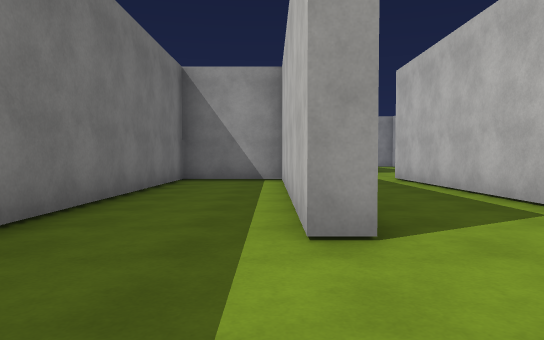
View 1 (above)

21 first-person views from a walk through a Unity game level. The camera is 1.2 m above the floor, tilts 2° down and sees 70° across. Doors are open. The floor is counted in squares, 2 m on a side. Each view is taken from the middle of a square. On the plan, view 1 faces up. The plan holds only what a view shows up to about 11 squares ahead; the rest is blank. The place goes on beyond the plan. The player character is not drawn. Surface patterns are stand-ins for the level's own textures.

View 2
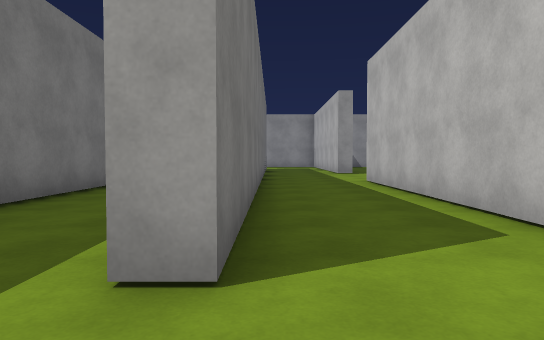

View 3
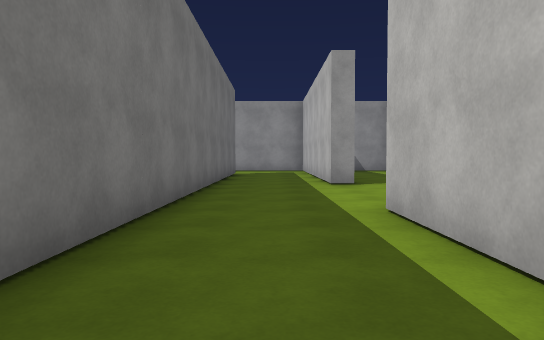

View 4
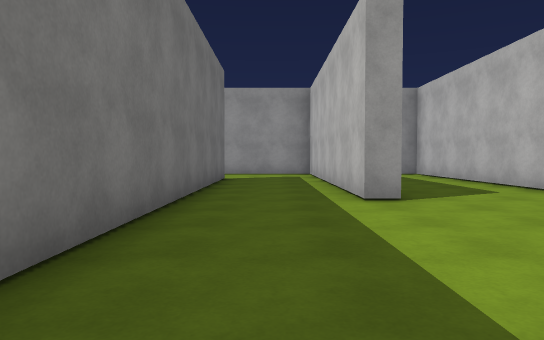

View 5
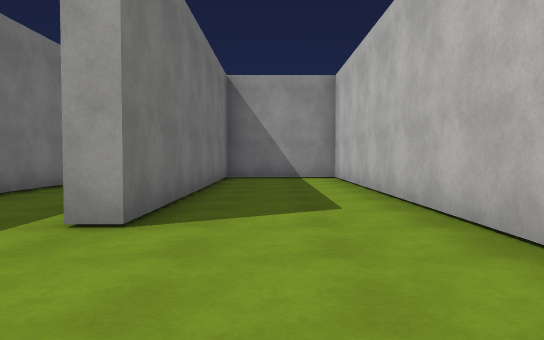

View 6
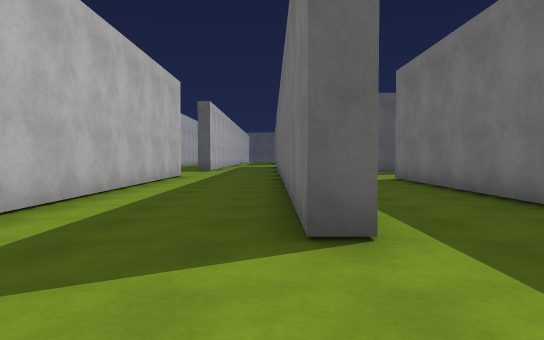

View 7
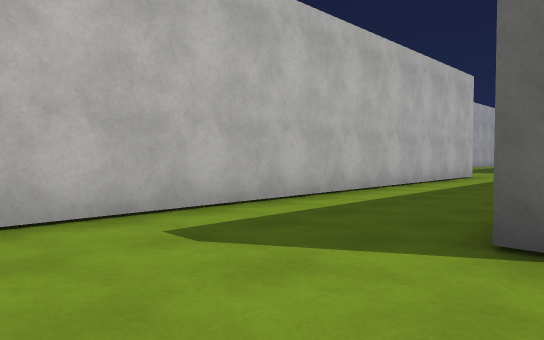

View 8
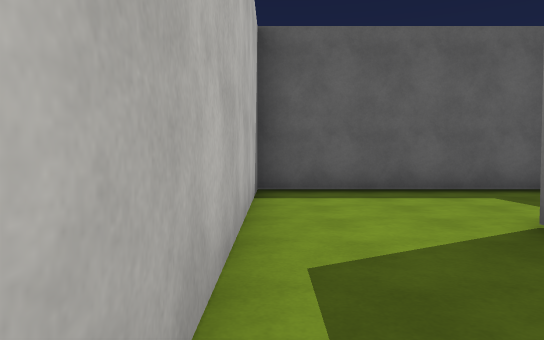

View 9
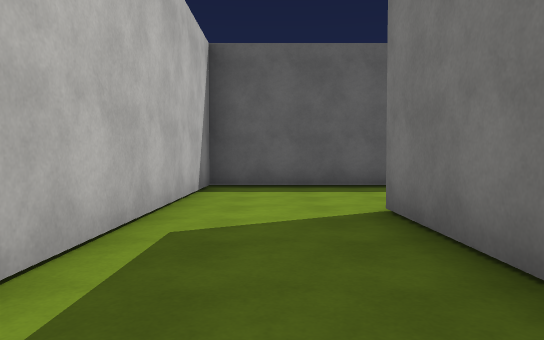

View 10
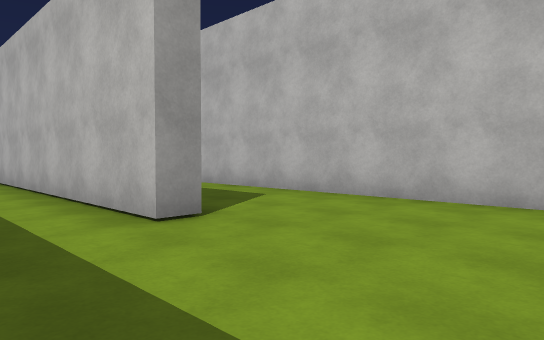

View 11
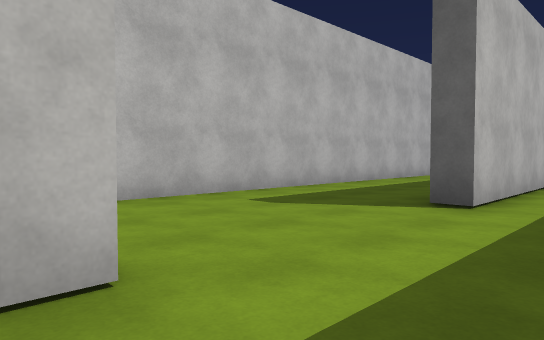

View 12
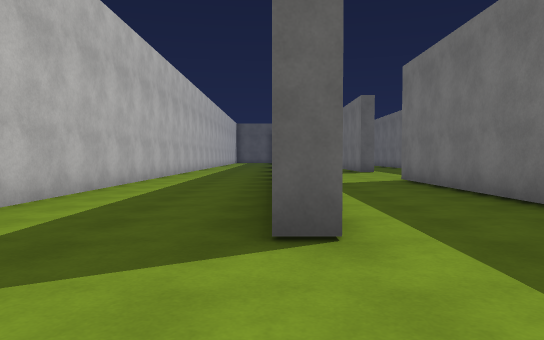

View 13
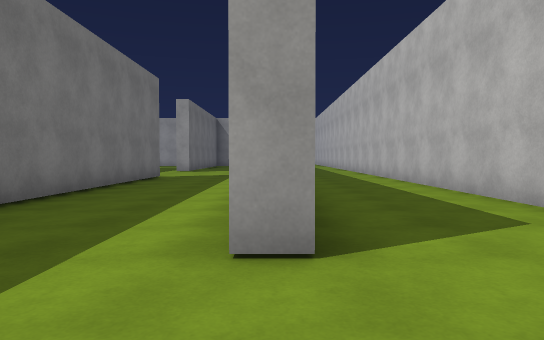

View 14
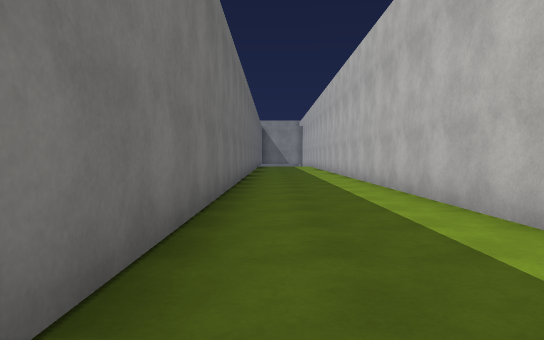

View 15
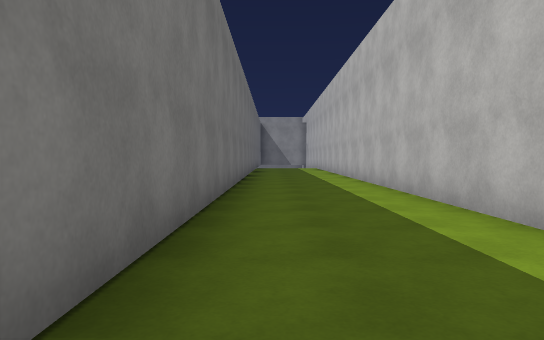

View 16
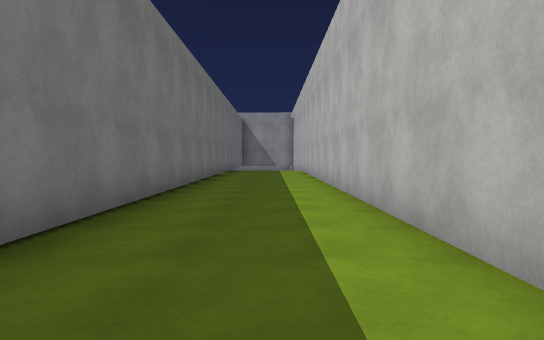

View 17
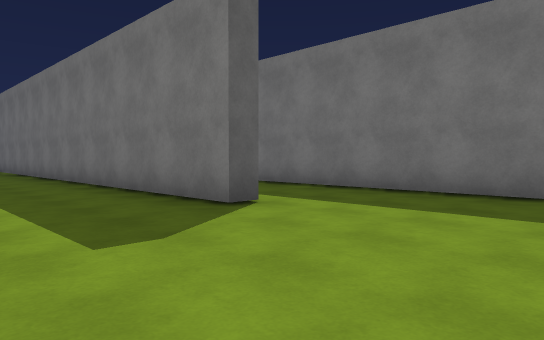

View 18
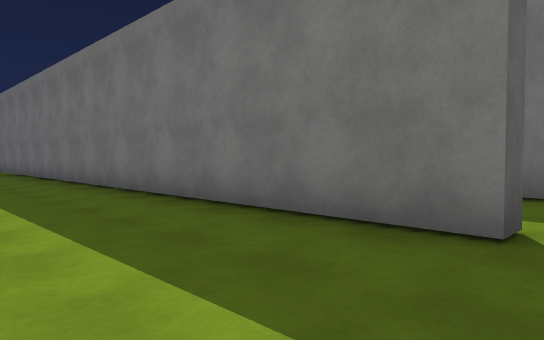

View 19
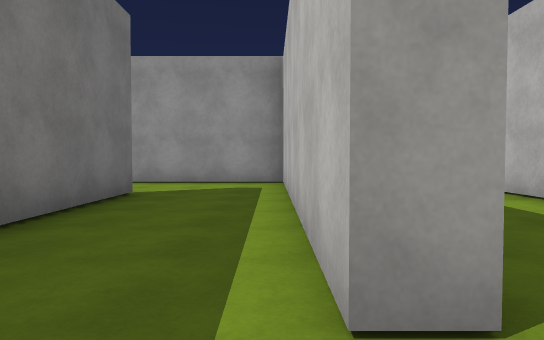

View 20
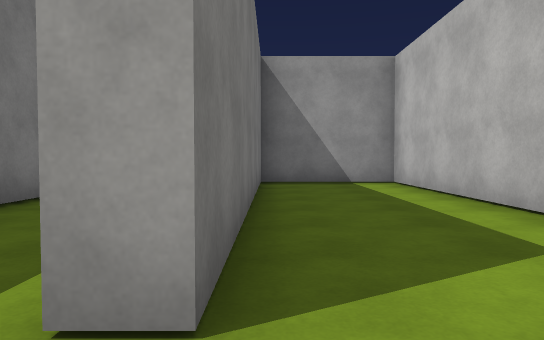

View 21
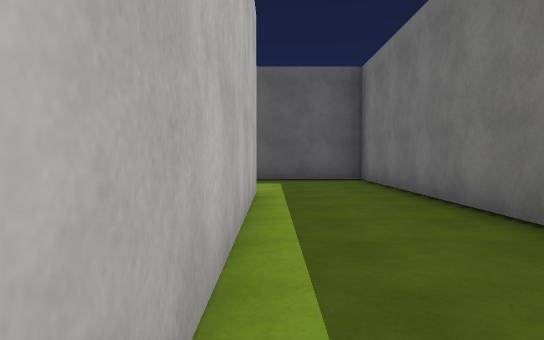

### Floor plan
Points are (right, up) in squares from view 1. A wall is a line through its corners. A room is listed if a view was taken in it or the views show most of it. See-through windows are left out.
Room 1 (views 1, 2, 3, 4, 5, 6, 7, 8, 9, 11, 19, 20, 21)
walls: (0.8, 19.2) (0.8, 2.7) (0.2, 2.7) (0.2, 9.7) (-2.2, 9.7) (-2.2, -0.7) (3.3, -0.7) (3.3, 10.2) (3.7, 10.2) (3.7, 2.4); (6.8, 1.2) (6.8, 21.7) (3.7, 21.7) (3.7, 14.2) (3.3, 14.2) (3.3, 21.7) (-0.2, 21.7)
ways out: opening at (5.5, 1) to room 2; opening at (1, 20.5)
Room 2 (views 10, 12, 13, 14, 15, 16, 17, 18)
walls: (7.4, 1.2) (6.8, 1.2); (3.7, 0) (3.7, -9.8); (6.5, -6.5) (6.5, -2.7) (7, -2.7) (7, -14.6); (10.2, -11) (10.2, 22); (7.3, 22.1) (7.3, 6)
ways out: opening at (5.5, 1) to room 1; opening at (5.5, -9.5)

Positions as (right, up) in squares from view 1, and headings:
1: (0, 0), facing up
2: (1, 1), facing up
3: (2, 6), facing up
4: (2, 9), facing up
5: (5, 11), facing up
6: (4, 13), facing down
7: (3, 13), facing down-right
8: (3, 6), facing down
9: (2, 7), facing down
10: (5, -2), facing up-right
11: (5, 2), facing down-right
12: (7, 0), facing down
13: (7, -1), facing up
14: (8, 5), facing up
15: (8, 8), facing up
16: (9, 11), facing up
17: (10, 1), facing down-left
18: (10, -2), facing down-left
19: (3, 13), facing up
20: (4, 13), facing up
21: (0, 9), facing down
